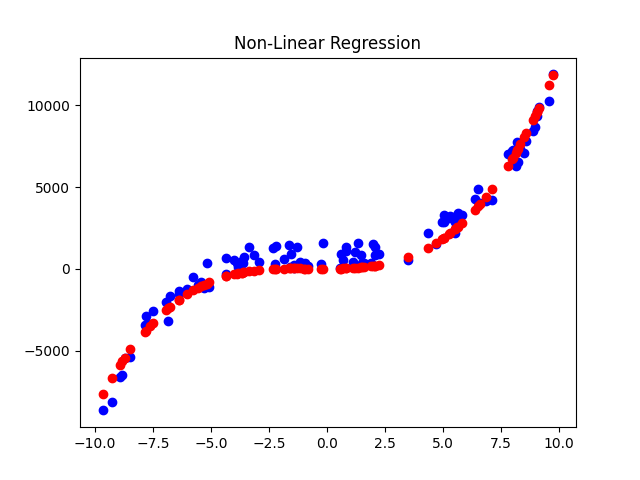

Write the Python code that produced this figure.
# Module imports
import numpy as np
import pandas as pd
import matplotlib.pyplot as plt


def gradient_descent(X, Y, a, b, c, d, L, epochs):
    """
    Gradient descent to find local minimum
    """
    N = len(X)
    for e in range(epochs):
        # Model with cubic function in the format: Y = aX^3 + bX^2 + cX + d
        Y_pred = a * X**3 + b * X**2 + c * X + d
        # Monitor MSE(Model should aim to minimize this)
        mse = ((Y_pred - Y) ** 2).mean()
        if e % 1000 == 0:
            print(f"Epoch: {e}, MSE: {mse}")

        # Calculate gradients
        da = (-2/N) * np.sum((Y - Y_pred) * X**3)
        db = (-2/N) * np.sum((Y - Y_pred) * X**2)
        dc = (-2/N) * np.sum((Y - Y_pred) * X)
        dd = (-2/N) * np.sum(Y - Y_pred)

        # Update parameters using gradients
        a -= L * da
        b -= L * db
        c -= L * dc
        d -= L * dd

    return a, b, c, d


if __name__ == "__main__":
    # Read the CSV file containing non-linear data
    df = pd.read_csv("HW2_nonlinear_data.csv")
    X = df['X'].values
    Y = df['Y'].values

    # Initialize parameters (a, b, c, d)
    a = b = c = d = 0
    L = 1e-6
    epochs = 10000

    # Train the model
    a, b, c, d = gradient_descent(X, Y, a, b, c, d, L, epochs)

    # Plot the results
    Y_pred = a * X**3 + b * X**2 + c * X + d

    # Save the plotted results
    plt.scatter(X, Y, color='blue')
    plt.scatter(X, Y_pred, color='red')
    plt.title('Non-Linear Regression')
    plt.savefig("non_linear_regression.png")
    print("Plot saved at: ./non_linear_regression.png")
